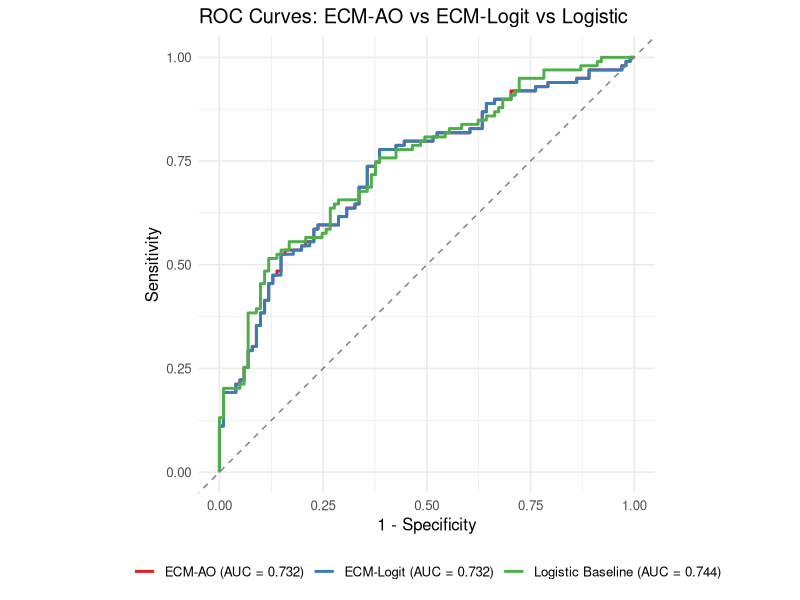

Reproduce this figure in R.
set.seed(2025)
suppressPackageStartupMessages({
  library(mvtnorm)
  library(stats)
  library(pROC)
  library(ggplot2)
  library(dplyr)
})

## =========================
## 0) Preparation: Data generation + MAR missingness
## =========================

# ---- Parameters ----
n <- 200   # sample size
d <- 2     # dimension
pi <- c(0.5, 0.5)  # mixing proportions

# Parameters for two components of a 2D Gamma mixture
# (Each component has independent Gamma distributions on x1 and x2 with different parameters)
param1 <- list(shape = c(3, 3), scale = c(1, 1))  # Cluster 1 gamma parameters for (x1, x2)
param2 <- list(shape = c(5, 5), scale = c(1, 1))  # Cluster 2 gamma parameters for (x1, x2)

# ---- Posterior probability function (for data filtering only) under Gamma mixture ----
posterior_prob <- function(y, pi, param1, param2) {
  # Compute the mixture component densities for point y = (x1, x2)
  dens1 <- dgamma(y[1], shape = param1$shape[1], scale = param1$scale[1]) *
    dgamma(y[2], shape = param1$shape[2], scale = param1$scale[2])
  dens2 <- dgamma(y[1], shape = param2$shape[1], scale = param2$scale[1]) *
    dgamma(y[2], shape = param2$shape[2], scale = param2$scale[2])
  # Weighted by mixing proportions
  f1 <- dens1 * pi[1]
  f2 <- dens2 * pi[2]
  f1 / (f1 + f2)
}

# ---- Margin confidence function (based on posterior probability) ----
margin_conf <- function(y) {
  tau1 <- posterior_prob(y, pi, param1, param2)
  abs(2*tau1 - 1)
}

# ---- Generate data with margin confidence in [0, 0.6] (hard set) ----
sample_data <- function(n, pi, param1, param2) {
  out <- matrix(NA, nrow = 0, ncol = 3)
  while (nrow(out) < n) {
    z <- sample(1:2, 1, prob = pi)  # sample component label
    # Generate a 2D point from the corresponding Gamma distribution
    if (z == 1) {
      y1 <- rgamma(1, shape = param1$shape[1], scale = param1$scale[1])
      y2 <- rgamma(1, shape = param1$shape[2], scale = param1$scale[2])
    } else {
      y1 <- rgamma(1, shape = param2$shape[1], scale = param2$scale[1])
      y2 <- rgamma(1, shape = param2$shape[2], scale = param2$scale[2])
    }
    y <- c(y1, y2)
    mc <- margin_conf(y)
    # Keep the sample only if margin confidence is between 0 and 0.6
    if (mc >= 0 && mc <= 0.6) {
      out <- rbind(out, c(y, z))
    }
  }
  colnames(out) <- c("x1", "x2", "label")
  as.data.frame(out)
}

# Generate the data
data <- sample_data(n, pi, param1, param2)

# ---- Add margin confidence to data ----
data$mc <- apply(data[, c("x1", "x2")], 1, margin_conf)

# ---- Aranda–Ordaz missingness (asymmetric form) ----
ao_inv <- function(eta, lambda) {
  q <- 1 - (1 + lambda * exp(eta))^(-1/lambda)
  pmin(pmax(q, 1e-12), 1 - 1e-12)
}
q_aranda_ordaz <- function(delta2, alpha0, alpha1, lambda) {
  ao_inv(alpha0 + alpha1 * delta2, lambda)
}
calibrate_alpha0 <- function(delta2, alpha1, lambda, target) {
  f <- function(a0) { mean(q_aranda_ordaz(delta2, a0, alpha1, lambda)) - target }
  uniroot(f, c(-50, 50))$root
}

delta2 <- data$mc^2
lambda0 <- 2
alpha1_0 <- -6
target_missing <- 0.7
alpha0_0 <- calibrate_alpha0(delta2, alpha1_0, lambda0, target_missing)
q_miss <- q_aranda_ordaz(delta2, alpha0_0, alpha1_0, lambda0)

# ---- Store true labels & apply missingness ----
data$label_true   <- as.integer(data$label)          # True labels (keep for evaluation)
data$label_missing <- rbinom(nrow(data), 1, q_miss)  # Missing indicator (1 = label missing)
data$q_miss        <- q_miss
data$label[data$label_missing == 1] <- NA_integer_   # Observed labels (with NA for missing)

## =========================
## 1) Building blocks for ECM (strict route)
## =========================

# Vectorized MVN density (for Gaussian mixture calculations in ECM algorithm)
dmvprod <- function(Y, mu, Sigma) { mvtnorm::dmvnorm(Y, mean = mu, sigma = Sigma) }

# Responsibilities and margin delta (K = 2)
compute_tau_delta <- function(Y, pis, mus, Sigmas) {
  f1 <- dmvprod(Y, mus[[1]], Sigmas[[1]]) * pis[1]
  f2 <- dmvprod(Y, mus[[2]], Sigmas[[2]]) * pis[2]
  denom <- pmax(f1 + f2, 1e-300)
  tau1 <- f1 / denom
  tau2 <- f2 / denom
  delta <- abs(2*tau1 - 1)
  list(tau = cbind(tau1, tau2), delta = delta)
}

# Incomplete-data log-likelihood for mixture
ig_loglik <- function(Y, pis, mus, Sigmas, z_obs) {
  f1 <- dmvprod(Y, mus[[1]], Sigmas[[1]]) * pis[1]
  f2 <- dmvprod(Y, mus[[2]], Sigmas[[2]]) * pis[2]
  ll <- numeric(nrow(Y))
  obs_id <- which(!is.na(z_obs))
  mis_id <- which(is.na(z_obs))
  if (length(obs_id) > 0) {
    k1 <- which(z_obs[obs_id] == 1)
    k2 <- which(z_obs[obs_id] == 2)
    if (length(k1) > 0) ll[obs_id[k1]] <- log(pmax(f1[obs_id[k1]], 1e-300))
    if (length(k2) > 0) ll[obs_id[k2]] <- log(pmax(f2[obs_id[k2]], 1e-300))
  }
  if (length(mis_id) > 0) {
    ll[mis_id] <- log(pmax(f1[mis_id] + f2[mis_id], 1e-300))
  }
  sum(ll)
}

# Missing-mechanism negative log-likelihood for alpha (given lambda, delta2) -- AO link
miss_negloglik_alpha <- function(par_alpha, delta2, m, lambda) {
  q <- ao_inv(par_alpha[1] + par_alpha[2] * delta2, lambda)
  -sum((1-m)*log(1-q) + m*log(q))
}

## ---- pack/unpack theta (unconstrained) for strict CM1 ----
# theta layout: [s | mu1(d) | mu2(d) | L1(lower incl diag) | L2(lower incl diag)]
pack_theta <- function(pis, mus, Sigmas) {
  d <- length(mus[[1]])
  s <- qlogis(pis[1])  # pis[2] = 1 - pis[1]
  L1 <- chol(Sigmas[[1]])
  L2 <- chol(Sigmas[[2]])
  L1v <- c(L1[lower.tri(L1, diag=TRUE)])
  L2v <- c(L2[lower.tri(L2, diag=TRUE)])
  # log the diagonal entries for positivity
  log_diag <- function(Lv) {
    idx <- cumsum(1:d)  # diagonal positions
    Lv[idx] <- log(Lv[idx])
    Lv
  }
  L1v <- log_diag(L1v)
  L2v <- log_diag(L2v)
  c(s, mus[[1]], mus[[2]], L1v, L2v)
}

unpack_theta <- function(theta_vec, d) {
  s <- theta_vec[1]
  off <- 2
  mu1 <- theta_vec[off:(off+d-1)]; off <- off + d
  mu2 <- theta_vec[off:(off+d-1)]; off <- off + d
  Llen <- d*(d+1)/2
  L1v <- theta_vec[off:(off+Llen-1)]; off <- off + Llen
  L2v <- theta_vec[off:(off+Llen-1)]
  
  toL <- function(Lv) {
    L <- matrix(0, d, d)
    L[lower.tri(L, diag=TRUE)] <- Lv
    for (i in 1:d) L[i,i] <- exp(L[i,i])
    L
  }
  L1 <- toL(L1v); L2 <- toL(L2v)
  S1 <- L1 %*% t(L1); S2 <- L2 %*% t(L2)
  pi1 <- plogis(s); pis <- c(pi1, 1 - pi1)
  list(pis = pis, mus = list(mu1, mu2), Sigmas = list(S1, S2))
}

# Joint objective (strict CM1): -(ig_loglik + ll_miss) w.r.t theta (AO link)
joint_negloglik_theta <- function(theta_vec, Y, z_obs, m, alpha0, alpha1, lambda) {
  d <- ncol(Y)
  pars <- unpack_theta(theta_vec, d)
  comp <- compute_tau_delta(Y, pars$pis, pars$mus, pars$Sigmas)
  tau <- comp$tau
  delta <- comp$delta
  if (any(m == 0L)) {
    tau[cbind(which(m == 0L), z_obs[m == 0L])] <- 1
    tau[cbind(which(m == 0L), 3 - z_obs[m == 0L])] <- 0
  }
  ll_ig <- ig_loglik(Y, pars$pis, pars$mus, pars$Sigmas, z_obs)
  q_now <- ao_inv(alpha0 + alpha1 * (delta^2), lambda)
  ll_miss <- sum((1 - m)*log(1 - q_now) + m*log(q_now))
  -(ll_ig + ll_miss)
}

## =========================
## 2) ECM with strict CM1 + lambda estimation (AO link)
## =========================
ECM_GMM_MAR <- function(Y, z_obs, lambda_init = 0.5, estimate_lambda = TRUE,
                        max_iter = 200, tol = 1e-6, ridge = 1e-6, verbose = TRUE) {
  n <- nrow(Y); d <- ncol(Y); K <- 2
  stopifnot(K == 2)
  m <- ifelse(is.na(z_obs), 1L, 0L)  # missing indicator (1 = missing, 0 = observed)
  
  # ---- init theta via kmeans ----
  km <- kmeans(Y, centers = K, nstart = 10)
  pis <- as.numeric(table(km$cluster) / n)
  mus <- list(colMeans(Y[km$cluster == 1, , drop=FALSE]),
              colMeans(Y[km$cluster == 2, , drop=FALSE]))
  Sigmas <- list(cov(Y[km$cluster == 1, , drop=FALSE]) + diag(ridge, d),
                 cov(Y[km$cluster == 2, , drop=FALSE]) + diag(ridge, d))
  
  # ---- init missingness params ----
  lambda <- lambda_init
  comp0 <- compute_tau_delta(Y, pis, mus, Sigmas)
  delta2 <- comp0$delta^2
  alpha1 <- -4
  target <- mean(m)
  cal_fn <- function(a0) mean(ao_inv(a0 + alpha1*delta2, lambda)) - target
  alpha0 <- tryCatch(uniroot(cal_fn, c(-50, 50))$root, error = function(e) 0)
  
  loglik_trace <- numeric(max_iter)
  for (t in 1:max_iter) {
    ## ======== E-step ========
    comp <- compute_tau_delta(Y, pis, mus, Sigmas)
    tau <- comp$tau
    delta <- comp$delta
    delta2 <- delta^2
    if (any(m == 0L)) {
      tau[cbind(which(m == 0L), z_obs[m == 0L])] <- 1
      tau[cbind(which(m == 0L), 3 - z_obs[m == 0L])] <- 0
    }
    
    ## ======== CM-step 1 (STRICT): maximize ig_loglik + ll_miss w.r.t. theta ========
    theta0 <- pack_theta(pis, mus, Sigmas)
    opt_theta <- optim(
      par = theta0,
      fn = joint_negloglik_theta, Y = Y, z_obs = z_obs, m = m,
      alpha0 = alpha0, alpha1 = alpha1, lambda = lambda,
      method = "BFGS", control = list(maxit = 300, reltol = 1e-7)
    )
    pars_upd <- unpack_theta(opt_theta$par, d)
    pis <- pars_upd$pis; mus <- pars_upd$mus; Sigmas <- pars_upd$Sigmas
    
    ## ======== CM-step 2: update (alpha, lambda) ========
    comp <- compute_tau_delta(Y, pis, mus, Sigmas)
    delta2 <- comp$delta^2
    
    opt_alpha <- optim(par = c(alpha0, alpha1),
                       fn = miss_negloglik_alpha,
                       delta2 = delta2, m = m, lambda = lambda,
                       method = "BFGS", control = list(maxit = 300))
    alpha0_new <- opt_alpha$par[1]; alpha1_new <- opt_alpha$par[2]
    
    if (estimate_lambda) {
      prof_fn_t <- function(tval) {
        lmb <- exp(tval)
        op <- optim(c(alpha0_new, alpha1_new), miss_negloglik_alpha,
                    delta2 = delta2, m = m, lambda = lmb,
                    method = "BFGS", control = list(maxit = 300))
        op$value
      }
      grid_t <- seq(log(0.05), log(8), length.out = 31)
      vals <- sapply(grid_t, prof_fn_t)
      t0 <- grid_t[which.min(vals)]
      opt_t <- optimize(prof_fn_t, c(t0 - 1, t0 + 1))
      lambda <- exp(opt_t$minimum)
      
      opt_alpha <- optim(par = c(alpha0_new, alpha1_new),
                         fn = miss_negloglik_alpha,
                         delta2 = delta2, m = m, lambda = lambda,
                         method = "BFGS", control = list(maxit = 300))
      alpha0_new <- opt_alpha$par[1]; alpha1_new <- opt_alpha$par[2]
    }
    
    alpha0 <- alpha0_new; alpha1 <- alpha1_new
    
    ## ======== log-likelihood trace ========
    ll_ig <- ig_loglik(Y, pis, mus, Sigmas, z_obs)
    q_now <- ao_inv(alpha0 + alpha1*delta2, lambda)
    ll_miss <- sum((1-m)*log(1 - q_now) + m*log(q_now))
    loglik_trace[t] <- ll_ig + ll_miss
    
    if (verbose && (t %% 5 == 0)) {
      message(sprintf("AO Iter %d | loglik = %.4f | lambda = %.4f | alpha=(%.4f, %.4f) | pi=(%.3f, %.3f)",
                      t, loglik_trace[t], lambda, alpha0, alpha1, pis[1], pis[2]))
    }
    if (t > 1 && abs(loglik_trace[t] - loglik_trace[t-1]) < tol) {
      loglik_trace <- loglik_trace[1:t]
      break
    }
  }
  
  comp <- compute_tau_delta(Y, pis, mus, Sigmas)
  tau <- comp$tau
  delta <- comp$delta
  z_impute <- apply(tau, 1, which.max)
  list(pis = pis, mus = mus, Sigmas = Sigmas,
       alpha = c(alpha0 = alpha0, alpha1 = alpha1),
       lambda = lambda, tau = tau, delta = delta,
       z_impute = z_impute, loglik = loglik_trace)
}

## =========================
## 2b) ECM with strict CM1 (Logit link for missingness)
## =========================

# Logistic inverse link for missingness
logistic_inv <- function(eta) {
  q <- 1 / (1 + exp(-eta))
  pmin(pmax(q, 1e-12), 1 - 1e-12)
}

# Negative log-likelihood for alpha under logit link
miss_negloglik_alpha_logit <- function(par_alpha, delta2, m) {
  q <- logistic_inv(par_alpha[1] + par_alpha[2]*delta2)
  -sum((1-m)*log(1-q) + m*log(q))
}

# Joint objective (strict CM1) for theta under logit link
joint_negloglik_theta_logit <- function(theta_vec, Y, z_obs, m, alpha0, alpha1) {
  d <- ncol(Y)
  pars <- unpack_theta(theta_vec, d)
  comp <- compute_tau_delta(Y, pars$pis, pars$mus, pars$Sigmas)
  tau <- comp$tau
  delta <- comp$delta
  if (any(m == 0L)) {
    tau[cbind(which(m == 0L), z_obs[m == 0L])] <- 1
    tau[cbind(which(m == 0L), 3 - z_obs[m == 0L])] <- 0
  }
  ll_ig <- ig_loglik(Y, pars$pis, pars$mus, pars$Sigmas, z_obs)
  q_now <- logistic_inv(alpha0 + alpha1 * (delta^2))
  ll_miss <- sum((1 - m)*log(1 - q_now) + m*log(q_now))
  -(ll_ig + ll_miss)
}

# ECM main for Logit missingness (no lambda parameter)
ECM_GMM_MAR_LOGIT <- function(Y, z_obs,
                              max_iter = 200, tol = 1e-6, ridge = 1e-6, verbose = TRUE) {
  n <- nrow(Y); d <- ncol(Y); K <- 2
  stopifnot(K == 2)
  m <- ifelse(is.na(z_obs), 1L, 0L)
  
  # init theta via kmeans
  km <- kmeans(Y, centers = K, nstart = 10)
  pis <- as.numeric(table(km$cluster) / n)
  mus <- list(colMeans(Y[km$cluster == 1, , drop=FALSE]),
              colMeans(Y[km$cluster == 2, , drop=FALSE]))
  Sigmas <- list(cov(Y[km$cluster == 1, , drop=FALSE]) + diag(ridge, d),
                 cov(Y[km$cluster == 2, , drop=FALSE]) + diag(ridge, d))
  
  # init alpha by matching mean missing rate with logistic link
  comp0 <- compute_tau_delta(Y, pis, mus, Sigmas)
  delta2 <- comp0$delta^2
  alpha1 <- -4
  target <- mean(m)
  cal_fn <- function(a0) mean(logistic_inv(a0 + alpha1*delta2)) - target
  alpha0 <- tryCatch(uniroot(cal_fn, c(-50, 50))$root, error = function(e) 0)
  
  loglik_trace <- numeric(max_iter)
  for (t in 1:max_iter) {
    # E-step
    comp <- compute_tau_delta(Y, pis, mus, Sigmas)
    tau <- comp$tau
    delta <- comp$delta
    delta2 <- delta^2
    if (any(m == 0L)) {
      tau[cbind(which(m == 0L), z_obs[m == 0L])] <- 1
      tau[cbind(which(m == 0L), 3 - z_obs[m == 0L])] <- 0
    }
    
    # CM-step 1: strict joint update of mixture theta under logit missingness
    theta0 <- pack_theta(pis, mus, Sigmas)
    opt_theta <- optim(
      par = theta0,
      fn = joint_negloglik_theta_logit,
      Y = Y, z_obs = z_obs, m = m,
      alpha0 = alpha0, alpha1 = alpha1,
      method = "BFGS", control = list(maxit = 300, reltol = 1e-7)
    )
    pars_upd <- unpack_theta(opt_theta$par, d)
    pis <- pars_upd$pis; mus <- pars_upd$mus; Sigmas <- pars_upd$Sigmas
    
    # CM-step 2: update alpha (logit link)
    comp <- compute_tau_delta(Y, pis, mus, Sigmas)
    delta2 <- comp$delta^2
    opt_alpha <- optim(par = c(alpha0, alpha1),
                       fn = miss_negloglik_alpha_logit,
                       delta2 = delta2, m = m,
                       method = "BFGS", control = list(maxit = 300))
    alpha0 <- opt_alpha$par[1]; alpha1 <- opt_alpha$par[2]
    
    # loglik trace
    ll_ig <- ig_loglik(Y, pis, mus, Sigmas, z_obs)
    q_now <- logistic_inv(alpha0 + alpha1*delta2)
    ll_miss <- sum((1-m)*log(1 - q_now) + m*log(q_now))
    loglik_trace[t] <- ll_ig + ll_miss
    
    if (verbose && (t %% 5 == 0)) {
      message(sprintf("LOGIT Iter %d | loglik = %.4f | alpha=(%.4f, %.4f) | pi=(%.3f, %.3f)",
                      t, loglik_trace[t], alpha0, alpha1, pis[1], pis[2]))
    }
    if (t > 1 && abs(loglik_trace[t] - loglik_trace[t-1]) < tol) {
      loglik_trace <- loglik_trace[1:t]
      break
    }
  }
  
  comp <- compute_tau_delta(Y, pis, mus, Sigmas)
  tau <- comp$tau
  delta <- comp$delta
  z_impute <- apply(tau, 1, which.max)
  list(pis = pis, mus = mus, Sigmas = Sigmas,
       alpha = c(alpha0 = alpha0, alpha1 = alpha1),
       tau = tau, delta = delta,
       z_impute = z_impute, loglik = loglik_trace)
}

## =========================
## 3) Run ECMs and evaluate
## =========================
Y <- as.matrix(data[, c("x1", "x2")])
z_obs <- data$label           # Observed labels (NA for missing)
z_true <- data$label_true     # True labels
y_true01 <- as.integer(z_true == 1)

# ---- ECM (AO link) ----
fit <- ECM_GMM_MAR(Y, z_obs, lambda_init = 0.5, estimate_lambda = TRUE,
                   max_iter = 500, tol = 1e-6, verbose = FALSE)
p_hat_ecm <- fit$tau[, 1]

roc_ecm <- roc(response = y_true01, predictor = p_hat_ecm, quiet = TRUE)
auc_ecm <- as.numeric(auc(roc_ecm))

metrics_at_thr <- function(p_hat, y_true01, thr) {
  y_pred01 <- as.integer(p_hat >= thr)
  TP <- sum(y_pred01 == 1 & y_true01 == 1)
  TN <- sum(y_pred01 == 0 & y_true01 == 0)
  FP <- sum(y_pred01 == 1 & y_true01 == 0)
  FN <- sum(y_pred01 == 0 & y_true01 == 1)
  ACC <- (TP + TN) / length(y_true01)
  Precision <- ifelse((TP+FP) > 0, TP/(TP+FP), NA)
  Recall <- ifelse((TP+FN) > 0, TP/(TP+FN), NA)
  F1 <- ifelse(is.na(Precision) | is.na(Recall) | (Precision+Recall) == 0,
               NA, 2*Precision*Recall/(Precision+Recall))
  list(ACC = ACC, Precision = Precision, Recall = Recall, F1 = F1,
       CM = matrix(c(TN, FP, FN, TP), nrow = 2, byrow = TRUE,
                   dimnames = list('True' = c('Class0','Class1'),
                                   'Pred' = c('Class0','Class1'))))
}
thr_fixed <- 0.5
thr_best_ecm <- as.numeric(coords(roc_ecm, "best", best.method = "youden", ret = "threshold"))
m_fix_ecm <- metrics_at_thr(p_hat_ecm, y_true01, thr_fixed)
m_best_ecm <- metrics_at_thr(p_hat_ecm, y_true01, thr_best_ecm)

eps <- 1e-12
LogLoss_ecm <- -mean(y_true01*log(pmin(p_hat_ecm, 1-eps)) + (1-y_true01)*log(pmin(1-p_hat_ecm, 1-eps)))
Brier_ecm <- mean((p_hat_ecm - y_true01)^2)

cat("==== ECM (STRICT, AO missingness) Evaluation ====\n")
cat(sprintf("AUC : %.4f\n", auc_ecm))
cat(sprintf("LogLoss : %.4f\n", LogLoss_ecm))
cat(sprintf("Brier : %.4f\n\n", Brier_ecm))
cat(sprintf("[Threshold = %.2f] ACC=%.4f Precision=%.4f Recall=%.4f F1=%.4f\n",
            thr_fixed, m_fix_ecm$ACC, m_fix_ecm$Precision, m_fix_ecm$Recall, m_fix_ecm$F1))
print(m_fix_ecm$CM)
cat(sprintf("\n[Youden best = %.3f] ACC=%.4f Precision=%.4f Recall=%.4f F1=%.4f\n",
            thr_best_ecm, m_best_ecm$ACC, m_best_ecm$Precision, m_best_ecm$Recall, m_best_ecm$F1))
print(m_best_ecm$CM)

cat("\n===== Fitted mixture params (STRICT AO) =====\n")
cat("pi: ", paste(round(fit$pis, 4), collapse=", "), "\n")
cat("mu1:", paste(round(fit$mus[[1]], 4), collapse=", "), "\n")
cat("mu2:", paste(round(fit$mus[[2]], 4), collapse=", "), "\n")
cat("alpha0, alpha1:", paste(round(fit$alpha, 4), collapse=", "), "\n")
cat("lambda:", round(fit$lambda, 4), "\n")

# ---- ECM (Logit link) ----
fit_logit <- ECM_GMM_MAR_LOGIT(Y, z_obs, max_iter = 500, tol = 1e-6, verbose = FALSE)
p_hat_ecm_logit <- fit_logit$tau[, 1]

roc_ecm_logit <- roc(response = y_true01, predictor = p_hat_ecm_logit, quiet = TRUE)
auc_ecm_logit <- as.numeric(auc(roc_ecm_logit))
thr_best_ecm_logit <- as.numeric(coords(roc_ecm_logit, "best", best.method = "youden", ret = "threshold"))
m_fix_ecm_logit <- metrics_at_thr(p_hat_ecm_logit, y_true01, thr_fixed)
m_best_ecm_logit <- metrics_at_thr(p_hat_ecm_logit, y_true01, thr_best_ecm_logit)

LogLoss_ecm_logit <- -mean(y_true01*log(pmin(p_hat_ecm_logit, 1-eps)) + (1-y_true01)*log(pmin(1-p_hat_ecm_logit, 1-eps)))
Brier_ecm_logit <- mean((p_hat_ecm_logit - y_true01)^2)

cat("\n==== ECM (STRICT, Logit missingness) Evaluation ====\n")
cat(sprintf("AUC : %.4f\n", auc_ecm_logit))
cat(sprintf("LogLoss : %.4f\n", LogLoss_ecm_logit))
cat(sprintf("Brier : %.4f\n\n", Brier_ecm_logit))
cat(sprintf("[Threshold = %.2f] ACC=%.4f Precision=%.4f Recall=%.4f F1=%.4f\n",
            thr_fixed, m_fix_ecm_logit$ACC, m_fix_ecm_logit$Precision, m_fix_ecm_logit$Recall, m_fix_ecm_logit$F1))
print(m_fix_ecm_logit$CM)
cat(sprintf("\n[Youden best = %.3f] ACC=%.4f Precision=%.4f Recall=%.4f F1=%.4f\n",
            thr_best_ecm_logit, m_best_ecm_logit$ACC, m_best_ecm_logit$Precision, m_best_ecm_logit$Recall, m_best_ecm_logit$F1))
print(m_best_ecm_logit$CM)

cat("\n===== Fitted mixture params (STRICT Logit) =====\n")
cat("pi: ", paste(round(fit_logit$pis, 4), collapse=", "), "\n")
cat("mu1:", paste(round(fit_logit$mus[[1]], 4), collapse=", "), "\n")
cat("mu2:", paste(round(fit_logit$mus[[2]], 4), collapse=", "), "\n")
cat("alpha0, alpha1:", paste(round(fit_logit$alpha, 4), collapse=", "), "\n")

## =========================
## 4) Logistic regression baseline (ignoring missingness)
## =========================
obs_idx <- which(!is.na(data$label))
Y_train <- data[obs_idx, c("x1", "x2")]
z_train <- factor(data$label_true[obs_idx], levels = c(1, 2))

logit_model <- glm(z_train ~ x1 + x2, data = Y_train, family = binomial)
p_hat_logit <- predict(logit_model, newdata = data[, c("x1", "x2")], type = "response")

roc_logit <- roc(response = y_true01, predictor = p_hat_logit, quiet = TRUE)
auc_logit <- as.numeric(auc(roc_logit))
thr_best_logit <- as.numeric(coords(roc_logit, "best", best.method = "youden", ret = "threshold"))
m_fix_logit <- metrics_at_thr(p_hat_logit, y_true01, thr_fixed)
m_best_logit <- metrics_at_thr(p_hat_logit, y_true01, thr_best_logit)

LogLoss_logit <- -mean(y_true01*log(pmin(p_hat_logit, 1-eps)) + (1-y_true01)*log(pmin(1-p_hat_logit, 1-eps)))
Brier_logit <- mean((p_hat_logit - y_true01)^2)

cat("\n==== Logistic Regression (ignoring missingness) Evaluation ====\n")
cat(sprintf("AUC : %.4f\n", auc_logit))
cat(sprintf("LogLoss : %.4f\n", LogLoss_logit))
cat(sprintf("Brier : %.4f\n\n", Brier_logit))
cat(sprintf("[Threshold = %.2f] ACC=%.4f Precision=%.4f Recall=%.4f F1=%.4f\n",
            thr_fixed, m_fix_logit$ACC, m_fix_logit$Precision, m_fix_logit$Recall, m_fix_logit$F1))
print(m_fix_logit$CM)
cat(sprintf("\n[Youden best = %.3f] ACC=%.4f Precision=%.4f Recall=%.4f F1=%.4f\n",
            thr_best_logit, m_best_logit$ACC, m_best_logit$Precision, m_best_logit$Recall, m_best_logit$F1))
print(m_best_logit$CM)

## =========================
## 4b) One combined ROC plot (all three methods)
## =========================
library(RColorBrewer)

df_roc_ecm <- data.frame(
  fpr = 1 - roc_ecm$specificities,
  tpr = roc_ecm$sensitivities,
  Method = sprintf("ECM-AO (AUC = %.3f)", auc_ecm)
)
df_roc_ecm_logit <- data.frame(
  fpr = 1 - roc_ecm_logit$specificities,
  tpr = roc_ecm_logit$sensitivities,
  Method = sprintf("ECM-Logit (AUC = %.3f)", auc_ecm_logit)
)
df_roc_logit <- data.frame(
  fpr = 1 - roc_logit$specificities,
  tpr = roc_logit$sensitivities,
  Method = sprintf("Logistic Baseline (AUC = %.3f)", auc_logit)
)

df_roc_all <- bind_rows(df_roc_ecm, df_roc_ecm_logit, df_roc_logit)
cols <- brewer.pal(3, "Set1")

print(
  ggplot(df_roc_all, aes(x = fpr, y = tpr, color = Method)) +
    geom_path(size = 1) +
    geom_abline(slope = 1, intercept = 0, linetype = "dashed", color = "grey50") +
    scale_color_manual(values = cols) +
    coord_equal() +
    labs(title = "ROC Curves: ECM-AO vs ECM-Logit vs Logistic",
         x = "1 - Specificity", y = "Sensitivity") +
    theme_minimal(base_size = 12) +
    theme(legend.position = "bottom", legend.title = element_blank())
)

## =========================
## 5) Summarize into comparison table
## =========================
extract_metrics <- function(p_hat, y_true, roc_obj, thr_fixed = 0.5) {
  auc_val <- as.numeric(auc(roc_obj))
  eps <- 1e-12
  LogLoss <- -mean(y_true*log(pmax(p_hat, eps)) + (1-y_true)*log(pmax(1-p_hat, eps)))
  Brier <- mean((p_hat - y_true)^2)
  
  # fixed threshold metrics
  y_pred_fix <- ifelse(p_hat >= thr_fixed, 1, 0)
  ACC_fix <- mean(y_pred_fix == y_true)
  Precision_fix <- sum(y_pred_fix == 1 & y_true == 1) / max(1, sum(y_pred_fix == 1))
  Recall_fix <- sum(y_pred_fix == 1 & y_true == 1) / max(1, sum(y_true == 1))
  F1_fix <- ifelse(Precision_fix + Recall_fix == 0, NA,
                   2 * Precision_fix * Recall_fix / (Precision_fix + Recall_fix))
  
  # optimal threshold (Youden's index)
  thr_opt <- as.numeric(coords(roc_obj, "best", best.method = "youden", ret = "threshold"))
  y_pred_opt <- ifelse(p_hat >= thr_opt, 1, 0)
  ACC_opt <- mean(y_pred_opt == y_true)
  Precision_opt <- sum(y_pred_opt == 1 & y_true == 1) / max(1, sum(y_pred_opt == 1))
  Recall_opt <- sum(y_pred_opt == 1 & y_true == 1) / max(1, sum(y_true == 1))
  F1_opt <- ifelse(Precision_opt + Recall_opt == 0, NA,
                   2 * Precision_opt * Recall_opt / (Precision_opt + Recall_opt))
  
  data.frame(
    AUC = auc_val, LogLoss = LogLoss, Brier = Brier,
    ACC_0.5 = ACC_fix, Precision_0.5 = Precision_fix, Recall_0.5 = Recall_fix, F1_0.5 = F1_fix,
    ACC_opt = ACC_opt, Precision_opt = Precision_opt, Recall_opt = Recall_opt, F1_opt = F1_opt,
    row.names = NULL
  )
}

metrics_ecm       <- extract_metrics(p_hat_ecm,       y_true01, roc_ecm)
metrics_ecm_logit <- extract_metrics(p_hat_ecm_logit, y_true01, roc_ecm_logit)
metrics_logit     <- extract_metrics(p_hat_logit,     y_true01, roc_logit)

result_table <- bind_rows(
  cbind(Method = "ECM (with missingness, AO link)",    metrics_ecm),
  cbind(Method = "ECM (with missingness, Logit link)", metrics_ecm_logit),
  cbind(Method = "Logistic (ignoring missingness)",    metrics_logit)
)

cat("\n==== Comparison Table (ECM-AO vs ECM-Logit vs Logistic) ====\n")
print(result_table)
